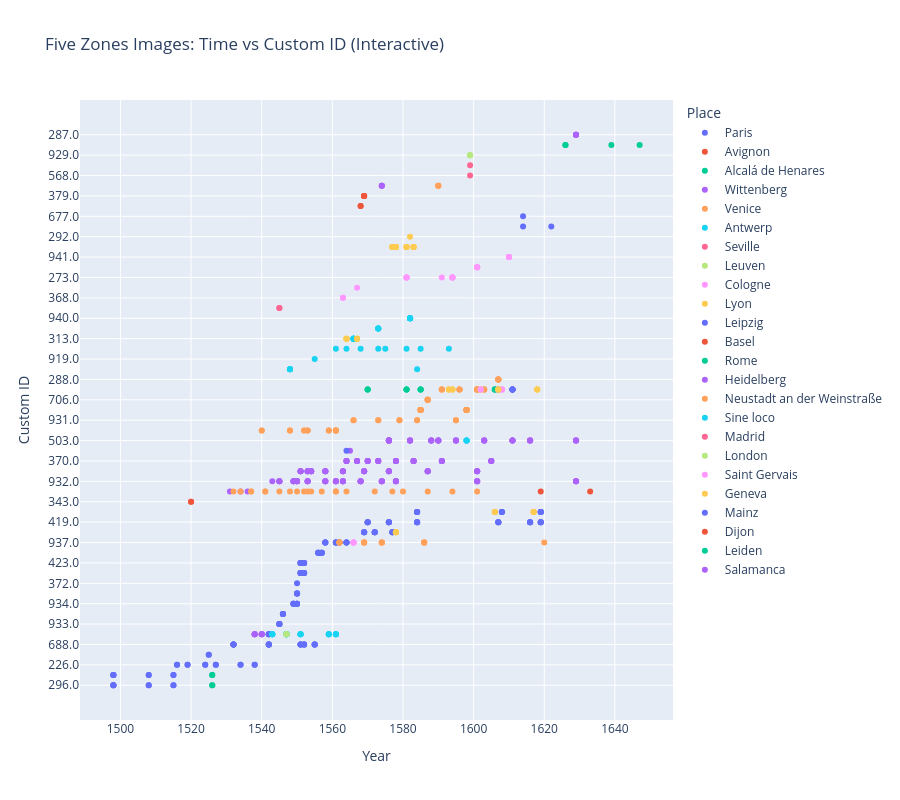

The cell this chart's notebook holds for it:
### Markdown cell above
## 4. Interactive Scatter Plot

### Code cell
# Interactive Scatter Plot
fig = px.scatter(
    plot_df,
    x='year',
    y='custom_identifier_str',
    color='place',
    hover_data=['cluster_name', 'category', 'part_or_adaption_label', 'book'],
    title='Five Zones Images: Time vs Custom ID (Interactive)',
    labels={'custom_identifier_str': 'Custom ID', 'year': 'Year', 'place': 'Place'}
)

fig.update_layout(height=800)
fig.show()

### Figure 1 — Plotly figure (JSON) as saved in the notebook; plotly's stock layout.template omitted (floating-point values rounded to 4 significant figures; data arrays with more than 128 entries replaced by an {"elided": "..."} marker saying what was removed)
{"data": [{"customdata": {"elided": "165x4 str values"}, "hovertemplate": "Place=Paris<br>Year=%{x}<br>Custom ID=%{y}<br>cluster_name=%{customdata[0]}<br>category=%{customdata[1]}<br>part_or_adaption_label=%{customdata[2]}<br>book=%{customdata[3]}<extra></extra>", "legendgroup": "Paris", "marker": {"color": "#636efa", "symbol": "circle"}, "mode": "markers", "name": "Paris", "orientation": "h", "showlegend": true, "type": "scatter", "x": {"elided": "165 int values"}, "xaxis": "x", "y": {"elided": "165 str values"}, "yaxis": "y"}, {"customdata": [["SAC_SIL_00562", "Straight Line", "Tractatus de sphaera", "http://sphaera.mpiwg-berlin.mpg.de/id/item/f6220e55-ae59-43dd-905c-02ac9d163557"], ["SAC_SIL_00562", "Straight Line", "Tractatus de sphaera", "http://sphaera.mpiwg-berlin.mpg.de/id/item/f6220e55-ae59-43dd-905c-02ac9d163557"]], "hovertemplate": "Place=Avignon<br>Year=%{x}<br>Custom ID=%{y}<br>cluster_name=%{customdata[0]}<br>category=%{customdata[1]}<br>part_or_adaption_label=%{customdata[2]}<br>book=%{customdata[3]}<extra></extra>", "legendgroup": "Avignon", "marker": {"color": "#EF553B", "symbol": "circle"}, "mode": "markers", "name": "Avignon", "orientation": "h", "showlegend": true, "type": "scatter", "x": [1520, 1520], "xaxis": "x", "y": ["343.0", "343.0"], "yaxis": "y"}, {"customdata": [["SAC_SIL_01272", "Straight Line", "Tractatus de sphaera", "http://sphaera.mpiwg-berlin.mpg.de/id/item/4cd2f465-90f5-4c73-929f-a715258547c3"], ["SAC_SIL_01272", "Straight Line", "Tractatus de sphaera", "http://sphaera.mpiwg-berlin.mpg.de/id/item/4cd2f465-90f5-4c73-929f-a715258547c3"], ["SAC_SIL_01272", "Straight Line", "Tractatus de sphaera", "http://sphaera.mpiwg-berlin.mpg.de/id/item/4cd2f465-90f5-4c73-929f-a715258547c3"], ["SAC_SIL_01272", "Straight Line", "Tractatus de sphaera", "http://sphaera.mpiwg-berlin.mpg.de/id/item/4cd2f465-90f5-4c73-929f-a715258547c3"]], "hovertemplate": "Place=Alcalá de Henares<br>Year=%{x}<br>Custom ID=%{y}<br>cluster_name=%{customdata[0]}<br>category=%{customdata[1]}<br>part_or_adaption_label=%{customdata[2]}<br>book=%{customdata[3]}<extra></extra>", "legendgroup": "Alcalá de Henares", "marker": {"color": "#00cc96", "symbol": "circle"}, "mode": "markers", "name": "Alcalá de Henares", "orientation": "h", "showlegend": true, "type": "scatter", "x": [1526, 1526, 1526, 1526], "xaxis": "x", "y": ["411.0", "411.0", "296.0", "296.0"], "yaxis": "y"}, {"customdata": {"elided": "169x4 str values"}, "hovertemplate": "Place=Wittenberg<br>Year=%{x}<br>Custom ID=%{y}<br>cluster_name=%{customdata[0]}<br>category=%{customdata[1]}<br>part_or_adaption_label=%{customdata[2]}<br>book=%{customdata[3]}<extra></extra>", "legendgroup": "Wittenberg", "marker": {"color": "#ab63fa", "symbol": "circle"}, "mode": "markers", "name": "Wittenberg", "orientation": "h", "showlegend": true, "type": "scatter", "x": {"elided": "169 int values"}, "xaxis": "x", "y": {"elided": "169 str values"}, "yaxis": "y"}, {"customdata": {"elided": "102x4 str values"}, "hovertemplate": "Place=Venice<br>Year=%{x}<br>Custom ID=%{y}<br>cluster_name=%{customdata[0]}<br>category=%{customdata[1]}<br>part_or_adaption_label=%{customdata[2]}<br>book=%{customdata[3]}<extra></extra>", "legendgroup": "Venice", "marker": {"color": "#FFA15A", "symbol": "circle"}, "mode": "markers", "name": "Venice", "orientation": "h", "showlegend": true, "type": "scatter", "x": [1532, 1534, 1537, 1537, 1540, 1540, 1541, 1541, 1545, 1548, 1548, 1548, 1550, 1552, 1552, 1552, 1553, 1553, 1553, 1554, 1557, 1559, 1559, 1561, 1561, 1561, 1561, 1561, 1561, 1562, 1562, 1562, 1562, 1564, 1566, 1566, 1569, 1569, 1569, 1569, 1572, 1573, 1573, 1574, 1574, 1574, 1574, 1577, 1579, 1579, 1580, 1584, 1584, 1585, 1585, 1585, 1585, 1585, 1585, 1585, 1586, 1586, 1586, 1586, 1587, 1587, 1587, 1587, 1587, 1587, 1591, 1591, 1591, 1594, 1595, 1595, 1596, 1596, 1596, 1598, 1598, 1598, 1598, 1598, 1598, 1598, 1601, 1601, 1601, 1601, 1601, 1601, 1601, 1603, 1603, 1603, 1607, 1607, 1607, 1607, 1607, 1620], "xaxis": "x", "y": ["100.0", "100.0", "100.0", "100.0", "233.0", "233.0", "100.0", "100.0", "100.0", "233.0", "100.0", "233.0", "100.0", "233.0", "233.0", "100.0", "233.0", "233.0", "100.0", "100.0", "100.0", "233.0", "233.0", "100.0", "233.0", "233.0", "233.0", "233.0", "100.0", "937.0", "937.0", "937.0", "937.0", "100.0", "931.0", "931.0", "937.0", "937.0", "937.0", "937.0", "100.0", "931.0", "931.0", "937.0", "937.0", "937.0", "937.0", "100.0", "931.0", "931.0", "100.0", "931.0", "931.0", "542.0", "542.0", "542.0", "542.0", "542.0", "542.0", "542.0", "937.0", "937.0", "937.0", "937.0", "706.0", "706.0", "706.0", "100.0", "706.0", "706.0", "295.0", "295.0", "295.0", "100.0", "931.0", "931.0", "295.0", "295.0", "295.0", "542.0", "542.0", "542.0", "542.0", "542.0", "542.0", "542.0", "295.0", "295.0", "295.0", "295.0", "295.0", "100.0", "295.0", "295.0", "295.0", "295.0", "288.0", "288.0", "288.0", "288.0", "288.0", "937.0"], "yaxis": "y"}, {"customdata": {"elided": "58x4 str values"}, "hovertemplate": "Place=Antwerp<br>Year=%{x}<br>Custom ID=%{y}<br>cluster_name=%{customdata[0]}<br>category=%{customdata[1]}<br>part_or_adaption_label=%{customdata[2]}<br>book=%{customdata[3]}<extra></extra>", "legendgroup": "Antwerp", "marker": {"color": "#19d3f3", "symbol": "circle"}, "mode": "markers", "name": "Antwerp", "orientation": "h", "showlegend": true, "type": "scatter", "x": [1543, 1543, 1543, 1543, 1547, 1547, 1547, 1547, 1547, 1547, 1547, 1547, 1548, 1548, 1548, 1548, 1551, 1551, 1551, 1551, 1555, 1559, 1559, 1559, 1559, 1561, 1561, 1561, 1561, 1561, 1564, 1566, 1566, 1566, 1566, 1566, 1566, 1566, 1566, 1568, 1573, 1573, 1573, 1573, 1573, 1575, 1581, 1582, 1582, 1582, 1582, 1582, 1582, 1582, 1582, 1584, 1585, 1593], "xaxis": "x", "y": ["888.0", "888.0", "888.0", "888.0", "888.0", "888.0", "888.0", "888.0", "888.0", "888.0", "888.0", "888.0", "654.0", "654.0", "654.0", "654.0", "888.0", "888.0", "888.0", "888.0", "919.0", "888.0", "888.0", "888.0", "888.0", "888.0", "888.0", "812.0", "888.0", "888.0", "812.0", "313.0", "313.0", "313.0", "313.0", "313.0", "313.0", "313.0", "313.0", "812.0", "276.0", "276.0", "276.0", "276.0", "812.0", "812.0", "812.0", "940.0", "940.0", "940.0", "940.0", "940.0", "940.0", "940.0", "940.0", "654.0", "812.0", "812.0"], "yaxis": "y"}, {"customdata": [["SAC_SIL_02072", "Double Sphere", "Tractatus de sphaera", "http://sphaera.mpiwg-berlin.mpg.de/id/item/e0463511-5184-485b-b743-41e6beba6655"], ["SAC_SIL_02072", "Double Sphere", "Tractatus de sphaera", "http://sphaera.mpiwg-berlin.mpg.de/id/item/e0463511-5184-485b-b743-41e6beba6655"]], "hovertemplate": "Place=Seville<br>Year=%{x}<br>Custom ID=%{y}<br>cluster_name=%{customdata[0]}<br>category=%{customdata[1]}<br>part_or_adaption_label=%{customdata[2]}<br>book=%{customdata[3]}<extra></extra>", "legendgroup": "Seville", "marker": {"color": "#FF6692", "symbol": "circle"}, "mode": "markers", "name": "Seville", "orientation": "h", "showlegend": true, "type": "scatter", "x": [1545, 1545], "xaxis": "x", "y": ["274.0", "274.0"], "yaxis": "y"}, {"customdata": [["SAC_SIL_01611", "Double Sphere", "Wittenberg 1538 - Anonymous commentary on Sacrobosco's Tractatus", "http://sphaera.mpiwg-berlin.mpg.de/id/item/cde27c39-aaa4-4b0c-9c32-38a72cf5119b"], ["SAC_SIL_01494", "Curved Line", "Wittenberg 1538 - Anonymous commentary on Sacrobosco's Tractatus", "http://sphaera.mpiwg-berlin.mpg.de/id/item/cde27c39-aaa4-4b0c-9c32-38a72cf5119b"], ["SAC_SIL_01611", "Double Sphere", "Wittenberg 1538 - Anonymous commentary on Sacrobosco's Tractatus", "http://sphaera.mpiwg-berlin.mpg.de/id/item/cde27c39-aaa4-4b0c-9c32-38a72cf5119b"], ["SAC_SIL_01611", "Double Sphere", "Wittenberg 1538 - Anonymous commentary on Sacrobosco's Tractatus", "http://sphaera.mpiwg-berlin.mpg.de/id/item/cde27c39-aaa4-4b0c-9c32-38a72cf5119b"]], "hovertemplate": "Place=Leuven<br>Year=%{x}<br>Custom ID=%{y}<br>cluster_name=%{customdata[0]}<br>category=%{customdata[1]}<br>part_or_adaption_label=%{customdata[2]}<br>book=%{customdata[3]}<extra></extra>", "legendgroup": "Leuven", "marker": {"color": "#B6E880", "symbol": "circle"}, "mode": "markers", "name": "Leuven", "orientation": "h", "showlegend": true, "type": "scatter", "x": [1547, 1547, 1547, 1547], "xaxis": "x", "y": ["888.0", "888.0", "888.0", "888.0"], "yaxis": "y"}, {"customdata": [["SAC_SIL_01831", "Straight Line", "Treatise on the Sphere by B. Mercator", "http://sphaera.mpiwg-berlin.mpg.de/id/item/f8c9bb4f-821e-44a0-98f6-22d17ec46e69"], ["SAC_SIL_01831", "Straight Line", "Treatise on the Sphere by B. Mercator", "http://sphaera.mpiwg-berlin.mpg.de/id/item/f8c9bb4f-821e-44a0-98f6-22d17ec46e69"], ["SAC_SIL_01611", "Double Sphere", "Vinet 1558 - Commentary on Treatise on the Sphere of Sacrobosco", "http://sphaera.mpiwg-berlin.mpg.de/id/item/36ab6415-d64d-4b2c-8932-3c0a033942a3"], ["SAC_SIL_01611", "Double Sphere", "Vinet 1558 - Commentary on Treatise on the Sphere of Sacrobosco", "http://sphaera.mpiwg-berlin.mpg.de/id/item/36ab6415-d64d-4b2c-8932-3c0a033942a3"], ["SAC_SIL_01611", "Double Sphere", "Vinet 1558 - Commentary on Treatise on the Sphere of Sacrobosco", "http://sphaera.mpiwg-berlin.mpg.de/id/item/36ab6415-d64d-4b2c-8932-3c0a033942a3"], ["SAC_SIL_01494", "Curved Line", "Vinet 1558 - Commentary on Treatise on the Sphere of Sacrobosco", "http://sphaera.mpiwg-berlin.mpg.de/id/item/36ab6415-d64d-4b2c-8932-3c0a033942a3"], ["SAC_SIL_01494", "Curved Line", "Commentary on the Sphere by Theordor Gras", "http://sphaera.mpiwg-berlin.mpg.de/id/item/f4dd6152-22c0-4f79-aae5-9da6c6eaf80c"], ["SAC_SIL_01494", "Curved Line", "Albertus Hero's Scholia combined with Vinet's Scholia", "http://sphaera.mpiwg-berlin.mpg.de/id/item/b6d66d26-e649-4465-a762-42bda5cf2e47"], ["SAC_SIL_01611", "Double Sphere", "Albertus Hero's Scholia combined with Vinet's Scholia", "http://sphaera.mpiwg-berlin.mpg.de/id/item/b6d66d26-e649-4465-a762-42bda5cf2e47"], ["SAC_SIL_01611", "Double Sphere", "Albertus Hero's Scholia combined with Vinet's Scholia", "http://sphaera.mpiwg-berlin.mpg.de/id/item/b6d66d26-e649-4465-a762-42bda5cf2e47"], ["SAC_SIL_01611", "Double Sphere", "Albertus Hero's Scholia combined with Vinet's Scholia", "http://sphaera.mpiwg-berlin.mpg.de/id/item/b6d66d26-e649-4465-a762-42bda5cf2e47"], ["SAC_SIL_01494", "Curved Line", "Albertus Hero's Scholia combined with Vinet's Scholia", "http://sphaera.mpiwg-berlin.mpg.de/id/item/c125b0ab-37ad-4e9c-8be0-176c3d4c0efc"], ["SAC_SIL_01494", "Curved Line", "Albertus Hero's Scholia combined with Vinet's Scholia", "http://sphaera.mpiwg-berlin.mpg.de/id/item/b09d9eb3-c89b-49b9-be00-5fd450b362a4"], ["SAC_SIL_01611", "Double Sphere", "Albertus Hero's Scholia combined with Vinet's Scholia", "http://sphaera.mpiwg-berlin.mpg.de/id/item/b09d9eb3-c89b-49b9-be00-5fd450b362a4"], ["SAC_SIL_01611", "Double Sphere", "Albertus Hero's Scholia combined with Vinet's Scholia", "http://sphaera.mpiwg-berlin.mpg.de/id/item/b09d9eb3-c89b-49b9-be00-5fd450b362a4"], ["SAC_SIL_01611", "Double Sphere", "Albertus Hero's Scholia combined with Vinet's Scholia", "http://sphaera.mpiwg-berlin.mpg.de/id/item/b09d9eb3-c89b-49b9-be00-5fd450b362a4"], ["SAC_SIL_01611", "Double Sphere", "Commentaries of Clavius, Giuntini, Hero, Vinet and Thomas Aubel", "http://sphaera.mpiwg-berlin.mpg.de/id/item/1a63bd13-b902-4874-8564-46a0e3b9f169"], ["SAC_SIL_01611", "Double Sphere", "Commentaries of Clavius, Giuntini, Hero, Vinet and Thomas Aubel", "http://sphaera.mpiwg-berlin.mpg.de/id/item/1a63bd13-b902-4874-8564-46a0e3b9f169"], ["SAC_SIL_01611", "Double Sphere", "Commentaries of Clavius, Giuntini, Hero, Vinet and Thomas Aubel", "http://sphaera.mpiwg-berlin.mpg.de/id/item/1a63bd13-b902-4874-8564-46a0e3b9f169"], ["SAC_SIL_01494", "Curved Line", "Commentaries of Clavius, Giuntini, Hero, Vinet and Thomas Aubel", "http://sphaera.mpiwg-berlin.mpg.de/id/item/1a63bd13-b902-4874-8564-46a0e3b9f169"], ["SAC_SIL_01611", "Double Sphere", "Commentaries of Clavius, Giuntini, Hero, new Vinet and Thomas Aubel - partially revised", "http://sphaera.mpiwg-berlin.mpg.de/id/item/afc7f3d4-4c03-4e06-afdc-4538a60315a0"], ["SAC_SIL_01611", "Double Sphere", "Commentaries of Clavius, Giuntini, Hero, new Vinet and Thomas Aubel - partially revised", "http://sphaera.mpiwg-berlin.mpg.de/id/item/afc7f3d4-4c03-4e06-afdc-4538a60315a0"], ["SAC_SIL_01494", "Curved Line", "Commentaries of Clavius, Giuntini, Hero, new Vinet and Thomas Aubel - partially revised", "http://sphaera.mpiwg-berlin.mpg.de/id/item/afc7f3d4-4c03-4e06-afdc-4538a60315a0"], ["SAC_SIL_01611", "Double Sphere", "Commentaries of Clavius, Giuntini, Hero, new Vinet and Thomas Aubel - partially revised", "http://sphaera.mpiwg-berlin.mpg.de/id/item/afc7f3d4-4c03-4e06-afdc-4538a60315a0"]], "hovertemplate": "Place=Cologne<br>Year=%{x}<br>Custom ID=%{y}<br>cluster_name=%{customdata[0]}<br>category=%{customdata[1]}<br>part_or_adaption_label=%{customdata[2]}<br>book=%{customdata[3]}<extra></extra>", "legendgroup": "Cologne", "marker": {"color": "#FF97FF", "symbol": "circle"}, "mode": "markers", "name": "Cologne", "orientation": "h", "showlegend": true, "type": "scatter", "x": [1563, 1563, 1566, 1566, 1566, 1566, 1567, 1581, 1581, 1581, 1581, 1591, 1594, 1594, 1594, 1594, 1601, 1601, 1601, 1601, 1610, 1610, 1610, 1610], "xaxis": "x", "y": ["368.0", "368.0", "937.0", "937.0", "937.0", "937.0", "282.0", "273.0", "273.0", "273.0", "273.0", "273.0", "273.0", "273.0", "273.0", "273.0", "428.0", "428.0", "428.0", "428.0", "941.0", "941.0", "941.0", "941.0"], "yaxis": "y"}, {"customdata": {"elided": "52x4 str values"}, "hovertemplate": "Place=Lyon<br>Year=%{x}<br>Custom ID=%{y}<br>cluster_name=%{customdata[0]}<br>category=%{customdata[1]}<br>part_or_adaption_label=%{customdata[2]}<br>book=%{customdata[3]}<extra></extra>", "legendgroup": "Lyon", "marker": {"color": "#FECB52", "symbol": "circle"}, "mode": "markers", "name": "Lyon", "orientation": "h", "showlegend": true, "type": "scatter", "x": [1564, 1564, 1564, 1564, 1567, 1567, 1567, 1567, 1577, 1577, 1577, 1577, 1578, 1578, 1578, 1578, 1578, 1578, 1578, 1578, 1581, 1581, 1581, 1581, 1582, 1583, 1583, 1583, 1583, 1593, 1593, 1593, 1594, 1594, 1594, 1602, 1602, 1602, 1606, 1606, 1606, 1606, 1607, 1607, 1607, 1617, 1617, 1617, 1617, 1618, 1618, 1618], "xaxis": "x", "y": ["313.0", "313.0", "313.0", "313.0", "313.0", "313.0", "313.0", "313.0", "283.0", "283.0", "283.0", "283.0", "938.0", "283.0", "283.0", "283.0", "938.0", "938.0", "283.0", "938.0", "283.0", "283.0", "283.0", "283.0", "292.0", "283.0", "283.0", "283.0", "283.0", "295.0", "295.0", "295.0", "295.0", "295.0", "295.0", "295.0", "295.0", "295.0", "939.0", "939.0", "939.0", "939.0", "295.0", "295.0", "295.0", "939.0", "939.0", "939.0", "939.0", "295.0", "295.0", "295.0"], "yaxis": "y"}, {"customdata": [["SAC_SIL_02029", "Curved Line", "Strigel's treatise on the Sphere", "http://sphaera.mpiwg-berlin.mpg.de/id/item/42479460-396c-48d8-a547-8f7438fbec84"], ["SAC_SIL_02591", "Double Sphere", "Triegler's Treatise on the Sphere (four parts)", "http://sphaera.mpiwg-berlin.mpg.de/id/item/a9bbfa3f-47f1-4f8f-9811-20ee65fd4a30"], ["SAC_SIL_02591", "Double Sphere", "Triegler's Treatise on the Sphere (three parts)", "http://sphaera.mpiwg-berlin.mpg.de/id/item/da0f4ebd-7250-4683-91d2-8a80b30fa9de"], ["SAC_SIL_02591", "Double Sphere", "Triegler's Treatise on the Sphere (four parts)", "http://sphaera.mpiwg-berlin.mpg.de/id/item/2e64e3a9-b3e7-4e28-8aaa-5e94ae441963"]], "hovertemplate": "Place=Leipzig<br>Year=%{x}<br>Custom ID=%{y}<br>cluster_name=%{customdata[0]}<br>category=%{customdata[1]}<br>part_or_adaption_label=%{customdata[2]}<br>book=%{customdata[3]}<extra></extra>", "legendgroup": "Leipzig", "marker": {"color": "#636efa", "symbol": "circle"}, "mode": "markers", "name": "Leipzig", "orientation": "h", "showlegend": true, "type": "scatter", "x": [1564, 1614, 1614, 1622], "xaxis": "x", "y": ["779.0", "650.0", "677.0", "650.0"], "yaxis": "y"}, {"customdata": [["SAC_SIL_00981", "Straight Line", "Latin translation of Piccolomini's Sphere by Stupanus", "http://sphaera.mpiwg-berlin.mpg.de/id/item/8d1b434a-86de-4d3f-8c41-f29f990b9c0a"], ["SAC_SIL_00981", "Straight Line", "Latin translation of Piccolomini's Sphere by Stupanus", "http://sphaera.mpiwg-berlin.mpg.de/id/item/8d1b434a-86de-4d3f-8c41-f29f990b9c0a"], ["SAC_SIL_01907", "Double Sphere", "Commentary of Schreckenfuchs O. on Sacrobosco's Sphere", "http://sphaera.mpiwg-berlin.mpg.de/id/item/8f0dc956-fe5e-4a22-ac61-eb1081825f0f"], ["SAC_SIL_01907", "Double Sphere", "Commentary of Schreckenfuchs O. on Sacrobosco's Sphere", "http://sphaera.mpiwg-berlin.mpg.de/id/item/8f0dc956-fe5e-4a22-ac61-eb1081825f0f"], ["SAC_SIL_01993", "Double Sphere", "Commentary of Schreckenfuchs O. on Sacrobosco's Sphere", "http://sphaera.mpiwg-berlin.mpg.de/id/item/8f0dc956-fe5e-4a22-ac61-eb1081825f0f"], ["SAC_SIL_01993", "Double Sphere", "Commentary of Schreckenfuchs O. on Sacrobosco's Sphere", "http://sphaera.mpiwg-berlin.mpg.de/id/item/8f0dc956-fe5e-4a22-ac61-eb1081825f0f"]], "hovertemplate": "Place=Basel<br>Year=%{x}<br>Custom ID=%{y}<br>cluster_name=%{customdata[0]}<br>category=%{customdata[1]}<br>part_or_adaption_label=%{customdata[2]}<br>book=%{customdata[3]}<extra></extra>", "legendgroup": "Basel", "marker": {"color": "#EF553B", "symbol": "circle"}, "mode": "markers", "name": "Basel", "orientation": "h", "showlegend": true, "type": "scatter", "x": [1568, 1568, 1569, 1569, 1569, 1569], "xaxis": "x", "y": ["431.0", "431.0", "379.0", "379.0", "379.0", "379.0"], "yaxis": "y"}, {"customdata": [["SAC_SIL_01698", "Double Sphere", "Clavius's commentary on Sacrobosco's Sphere", "http://sphaera.mpiwg-berlin.mpg.de/id/item/1c40fb4e-8be2-4df6-89ec-a45919523a35"], ["SAC_SIL_02104", "Double Sphere", "Clavius's commentary on Sacrobosco's Sphere", "http://sphaera.mpiwg-berlin.mpg.de/id/item/1c40fb4e-8be2-4df6-89ec-a45919523a35"], ["SAC_SIL_02104", "Double Sphere", "Clavius's commentary on Sacrobosco's Sphere", "http://sphaera.mpiwg-berlin.mpg.de/id/item/1c40fb4e-8be2-4df6-89ec-a45919523a35"], ["SAC_SIL_02104", "Double Sphere", "Clavius's commentary on Sacrobosco's Sphere", "http://sphaera.mpiwg-berlin.mpg.de/id/item/0a8d48d3-7224-4b43-bd8d-f9ddbf019caf"], ["SAC_SIL_02104", "Double Sphere", "Clavius's commentary on Sacrobosco's Sphere", "http://sphaera.mpiwg-berlin.mpg.de/id/item/0a8d48d3-7224-4b43-bd8d-f9ddbf019caf"], ["SAC_SIL_01698", "Double Sphere", "Clavius's commentary on Sacrobosco's Sphere", "http://sphaera.mpiwg-berlin.mpg.de/id/item/0a8d48d3-7224-4b43-bd8d-f9ddbf019caf"], ["SAC_SIL_01698", "Double Sphere", "Clavius's commentary on Sacrobosco's Sphere", "http://sphaera.mpiwg-berlin.mpg.de/id/item/5160d3aa-9337-4827-a1d3-00a32c8ec471"], ["SAC_SIL_02104", "Double Sphere", "Clavius's commentary on Sacrobosco's Sphere", "http://sphaera.mpiwg-berlin.mpg.de/id/item/5160d3aa-9337-4827-a1d3-00a32c8ec471"], ["SAC_SIL_02104", "Double Sphere", "Clavius's commentary on Sacrobosco's Sphere", "http://sphaera.mpiwg-berlin.mpg.de/id/item/5160d3aa-9337-4827-a1d3-00a32c8ec471"], ["SAC_SIL_02104", "Double Sphere", "Clavius's commentary on Sacrobosco's Sphere", "http://sphaera.mpiwg-berlin.mpg.de/id/item/012cdb2d-2830-4e0b-b148-c30b6f678f92"], ["SAC_SIL_02104", "Double Sphere", "Clavius's commentary on Sacrobosco's Sphere", "http://sphaera.mpiwg-berlin.mpg.de/id/item/012cdb2d-2830-4e0b-b148-c30b6f678f92"], ["SAC_SIL_01698", "Double Sphere", "Clavius's commentary on Sacrobosco's Sphere", "http://sphaera.mpiwg-berlin.mpg.de/id/item/012cdb2d-2830-4e0b-b148-c30b6f678f92"], ["SAC_SIL_02104", "Double Sphere", "Clavius's commentary on Sacrobosco's Sphere", "http://sphaera.mpiwg-berlin.mpg.de/id/item/924ce660-be70-431c-b627-d069824a24e1"], ["SAC_SIL_02104", "Double Sphere", "Clavius's commentary on Sacrobosco's Sphere", "http://sphaera.mpiwg-berlin.mpg.de/id/item/924ce660-be70-431c-b627-d069824a24e1"], ["SAC_SIL_01698", "Double Sphere", "Clavius's commentary on Sacrobosco's Sphere", "http://sphaera.mpiwg-berlin.mpg.de/id/item/924ce660-be70-431c-b627-d069824a24e1"]], "hovertemplate": "Place=Rome<br>Year=%{x}<br>Custom ID=%{y}<br>cluster_name=%{customdata[0]}<br>category=%{customdata[1]}<br>part_or_adaption_label=%{customdata[2]}<br>book=%{customdata[3]}<extra></extra>", "legendgroup": "Rome", "marker": {"color": "#00cc96", "symbol": "circle"}, "mode": "markers", "name": "Rome", "orientation": "h", "showlegend": true, "type": "scatter", "x": [1570, 1570, 1570, 1581, 1581, 1581, 1585, 1585, 1585, 1606, 1606, 1606, 1607, 1607, 1607], "xaxis": "x", "y": ["295.0", "295.0", "295.0", "295.0", "295.0", "295.0", "295.0", "295.0", "295.0", "295.0", "295.0", "295.0", "295.0", "295.0", "295.0"], "yaxis": "y"}, {"customdata": [["SAC_SIL_02029", "Curved Line", "Witekind's treatise on the Sphere", "http://sphaera.mpiwg-berlin.mpg.de/id/item/3e02c3b8-e0e6-43a3-a4b3-5d62e312ab86"], ["SAC_SIL_00706", "Double Sphere", "Witekind's treatise on the Sphere", "http://sphaera.mpiwg-berlin.mpg.de/id/item/3e02c3b8-e0e6-43a3-a4b3-5d62e312ab86"], ["SAC_SIL_00706", "Double Sphere", "Witekind's treatise on the Sphere", "http://sphaera.mpiwg-berlin.mpg.de/id/item/3e02c3b8-e0e6-43a3-a4b3-5d62e312ab86"]], "hovertemplate": "Place=Heidelberg<br>Year=%{x}<br>Custom ID=%{y}<br>cluster_name=%{customdata[0]}<br>category=%{customdata[1]}<br>part_or_adaption_label=%{customdata[2]}<br>book=%{customdata[3]}<extra></extra>", "legendgroup": "Heidelberg", "marker": {"color": "#ab63fa", "symbol": "circle"}, "mode": "markers", "name": "Heidelberg", "orientation": "h", "showlegend": true, "type": "scatter", "x": [1574, 1574, 1574], "xaxis": "x", "y": ["520.0", "520.0", "520.0"], "yaxis": "y"}, {"customdata": [["SAC_SIL_02029", "Curved Line", "Witekind's treatise on the Sphere", "http://sphaera.mpiwg-berlin.mpg.de/id/item/28e51631-562e-42aa-9589-f50a963c3233"], ["SAC_SIL_00706", "Double Sphere", "Witekind's treatise on the Sphere", "http://sphaera.mpiwg-berlin.mpg.de/id/item/28e51631-562e-42aa-9589-f50a963c3233"], ["SAC_SIL_00706", "Double Sphere", "Witekind's treatise on the Sphere", "http://sphaera.mpiwg-berlin.mpg.de/id/item/28e51631-562e-42aa-9589-f50a963c3233"]], "hovertemplate": "Place=Neustadt an der Weinstraße<br>Year=%{x}<br>Custom ID=%{y}<br>cluster_name=%{customdata[0]}<br>category=%{customdata[1]}<br>part_or_adaption_label=%{customdata[2]}<br>book=%{customdata[3]}<extra></extra>", "legendgroup": "Neustadt an der Weinstraße", "marker": {"color": "#FFA15A", "symbol": "circle"}, "mode": "markers", "name": "Neustadt an der Weinstraße", "orientation": "h", "showlegend": true, "type": "scatter", "x": [1590, 1590, 1590], "xaxis": "x", "y": ["520.0", "520.0", "520.0"], "yaxis": "y"}, {"customdata": [["SAC_SIL_01611", "Double Sphere", "Blebel's four books on the Sphere", "http://sphaera.mpiwg-berlin.mpg.de/id/item/e8f89b1c-5f59-4d02-a37e-1669b7587baa"], ["SAC_SIL_01611", "Double Sphere", "Blebel's four books on the Sphere", "http://sphaera.mpiwg-berlin.mpg.de/id/item/e8f89b1c-5f59-4d02-a37e-1669b7587baa"], ["SAC_SIL_01494", "Curved Line", "Blebel's four books on the Sphere", "http://sphaera.mpiwg-berlin.mpg.de/id/item/e8f89b1c-5f59-4d02-a37e-1669b7587baa"], ["SAC_SIL_01611", "Double Sphere", "Blebel's four books on the Sphere", "http://sphaera.mpiwg-berlin.mpg.de/id/item/e8f89b1c-5f59-4d02-a37e-1669b7587baa"]], "hovertemplate": "Place=Sine loco<br>Year=%{x}<br>Custom ID=%{y}<br>cluster_name=%{customdata[0]}<br>category=%{customdata[1]}<br>part_or_adaption_label=%{customdata[2]}<br>book=%{customdata[3]}<extra></extra>", "legendgroup": "Sine loco", "marker": {"color": "#19d3f3", "symbol": "circle"}, "mode": "markers", "name": "Sine loco", "orientation": "h", "showlegend": true, "type": "scatter", "x": [1598, 1598, 1598, 1598], "xaxis": "x", "y": ["503.0", "503.0", "503.0", "503.0"], "yaxis": "y"}, {"customdata": [["SAC_SIL_01698", "Double Sphere", "Treatise on the Sphere by Rocamora", "http://sphaera.mpiwg-berlin.mpg.de/id/item/59f87543-42ea-48d1-83db-616c7cd6d337"], ["SAC_SIL_01698", "Double Sphere", "Rocamora's translation", "http://sphaera.mpiwg-berlin.mpg.de/id/item/59f87543-42ea-48d1-83db-616c7cd6d337"]], "hovertemplate": "Place=Madrid<br>Year=%{x}<br>Custom ID=%{y}<br>cluster_name=%{customdata[0]}<br>category=%{customdata[1]}<br>part_or_adaption_label=%{customdata[2]}<br>book=%{customdata[3]}<extra></extra>", "legendgroup": "Madrid", "marker": {"color": "#FF6692", "symbol": "circle"}, "mode": "markers", "name": "Madrid", "orientation": "h", "showlegend": true, "type": "scatter", "x": [1599, 1599], "xaxis": "x", "y": ["568.0", "348.0"], "yaxis": "y"}, {"customdata": [["SAC_SIL_03586", "Double Sphere", "Second part of the Sphere treatise of Thomas Hill", "http://sphaera.mpiwg-berlin.mpg.de/id/item/e7097a8d-9d6a-4694-991e-d7099edd8a95"], ["SAC_SIL_03586", "Double Sphere", "Second part of the Sphere treatise of Thomas Hill", "http://sphaera.mpiwg-berlin.mpg.de/id/item/e7097a8d-9d6a-4694-991e-d7099edd8a95"], ["SAC_SIL_01689", "Straight Line", "Second part of the Sphere treatise of Thomas Hill", "http://sphaera.mpiwg-berlin.mpg.de/id/item/e7097a8d-9d6a-4694-991e-d7099edd8a95"]], "hovertemplate": "Place=London<br>Year=%{x}<br>Custom ID=%{y}<br>cluster_name=%{customdata[0]}<br>category=%{customdata[1]}<br>part_or_adaption_label=%{customdata[2]}<br>book=%{customdata[3]}<extra></extra>", "legendgroup": "London", "marker": {"color": "#B6E880", "symbol": "circle"}, "mode": "markers", "name": "London", "orientation": "h", "showlegend": true, "type": "scatter", "x": [1599, 1599, 1599], "xaxis": "x", "y": ["929.0", "929.0", "929.0"], "yaxis": "y"}, {"customdata": [["SAC_SIL_02104", "Double Sphere", "Clavius's commentary on Sacrobosco's Sphere", "http://sphaera.mpiwg-berlin.mpg.de/id/item/84b79447-cf7f-4e67-a565-5dab46100679"], ["SAC_SIL_02104", "Double Sphere", "Clavius's commentary on Sacrobosco's Sphere", "http://sphaera.mpiwg-berlin.mpg.de/id/item/84b79447-cf7f-4e67-a565-5dab46100679"], ["SAC_SIL_01698", "Double Sphere", "Clavius's commentary on Sacrobosco's Sphere", "http://sphaera.mpiwg-berlin.mpg.de/id/item/368c8cd6-26be-434b-843e-8efb5a78fac2"], ["SAC_SIL_02104", "Double Sphere", "Clavius's commentary on Sacrobosco's Sphere", "http://sphaera.mpiwg-berlin.mpg.de/id/item/368c8cd6-26be-434b-843e-8efb5a78fac2"], ["SAC_SIL_02104", "Double Sphere", "Clavius's commentary on Sacrobosco's Sphere", "http://sphaera.mpiwg-berlin.mpg.de/id/item/368c8cd6-26be-434b-843e-8efb5a78fac2"], ["SAC_SIL_01698", "Double Sphere", "Clavius's commentary on Sacrobosco's Sphere", "http://sphaera.mpiwg-berlin.mpg.de/id/item/a824812a-d3cf-4627-9390-5fd83609d23e"], ["SAC_SIL_02104", "Double Sphere", "Clavius's commentary on Sacrobosco's Sphere", "http://sphaera.mpiwg-berlin.mpg.de/id/item/a824812a-d3cf-4627-9390-5fd83609d23e"], ["SAC_SIL_02104", "Double Sphere", "Clavius's commentary on Sacrobosco's Sphere", "http://sphaera.mpiwg-berlin.mpg.de/id/item/a824812a-d3cf-4627-9390-5fd83609d23e"]], "hovertemplate": "Place=Saint Gervais<br>Year=%{x}<br>Custom ID=%{y}<br>cluster_name=%{customdata[0]}<br>category=%{customdata[1]}<br>part_or_adaption_label=%{customdata[2]}<br>book=%{customdata[3]}<extra></extra>", "legendgroup": "Saint Gervais", "marker": {"color": "#FF97FF", "symbol": "circle"}, "mode": "markers", "name": "Saint Gervais", "orientation": "h", "showlegend": true, "type": "scatter", "x": [1602, 1602, 1607, 1607, 1607, 1608, 1608, 1608], "xaxis": "x", "y": ["295.0", "295.0", "295.0", "295.0", "295.0", "295.0", "295.0", "295.0"], "yaxis": "y"}, {"customdata": [["SAC_SIL_02104", "Double Sphere", "Clavius's commentary on Sacrobosco's Sphere", "http://sphaera.mpiwg-berlin.mpg.de/id/item/bb68ef98-9860-49a1-9f6f-5e3295e704c5"], ["SAC_SIL_02104", "Double Sphere", "Clavius's commentary on Sacrobosco's Sphere", "http://sphaera.mpiwg-berlin.mpg.de/id/item/bb68ef98-9860-49a1-9f6f-5e3295e704c5"], ["SAC_SIL_01698", "Double Sphere", "Clavius's commentary on Sacrobosco's Sphere", "http://sphaera.mpiwg-berlin.mpg.de/id/item/bb68ef98-9860-49a1-9f6f-5e3295e704c5"]], "hovertemplate": "Place=Geneva<br>Year=%{x}<br>Custom ID=%{y}<br>cluster_name=%{customdata[0]}<br>category=%{customdata[1]}<br>part_or_adaption_label=%{customdata[2]}<br>book=%{customdata[3]}<extra></extra>", "legendgroup": "Geneva", "marker": {"color": "#FECB52", "symbol": "circle"}, "mode": "markers", "name": "Geneva", "orientation": "h", "showlegend": true, "type": "scatter", "x": [1607, 1607, 1607], "xaxis": "x", "y": ["295.0", "295.0", "295.0"], "yaxis": "y"}, {"customdata": [["SAC_SIL_01698", "Double Sphere", "Clavius's commentary on Sacrobosco's Sphere", "http://sphaera.mpiwg-berlin.mpg.de/id/item/22a04077-cc56-4871-a4e5-eab72e6bcfc5"], ["SAC_SIL_02104", "Double Sphere", "Clavius's commentary on Sacrobosco's Sphere", "http://sphaera.mpiwg-berlin.mpg.de/id/item/22a04077-cc56-4871-a4e5-eab72e6bcfc5"], ["SAC_SIL_02104", "Double Sphere", "Clavius's commentary on Sacrobosco's Sphere", "http://sphaera.mpiwg-berlin.mpg.de/id/item/22a04077-cc56-4871-a4e5-eab72e6bcfc5"], ["SAC_SIL_02104", "Double Sphere", "Clavius's commentary on Sacrobosco's Sphere", "http://sphaera.mpiwg-berlin.mpg.de/id/item/22a04077-cc56-4871-a4e5-eab72e6bcfc5"], ["SAC_SIL_02104", "Double Sphere", "Clavius's commentary on Sacrobosco's Sphere", "http://sphaera.mpiwg-berlin.mpg.de/id/item/22a04077-cc56-4871-a4e5-eab72e6bcfc5"], ["SAC_SIL_01698", "Double Sphere", "Clavius's commentary on Sacrobosco's Sphere", "http://sphaera.mpiwg-berlin.mpg.de/id/item/22a04077-cc56-4871-a4e5-eab72e6bcfc5"]], "hovertemplate": "Place=Mainz<br>Year=%{x}<br>Custom ID=%{y}<br>cluster_name=%{customdata[0]}<br>category=%{customdata[1]}<br>part_or_adaption_label=%{customdata[2]}<br>book=%{customdata[3]}<extra></extra>", "legendgroup": "Mainz", "marker": {"color": "#636efa", "symbol": "circle"}, "mode": "markers", "name": "Mainz", "orientation": "h", "showlegend": true, "type": "scatter", "x": [1611, 1611, 1611, 1611, 1611, 1611], "xaxis": "x", "y": ["295.0", "295.0", "295.0", "295.0", "295.0", "295.0"], "yaxis": "y"}, {"customdata": [["SAC_SIL_01698", "Double Sphere", "Tractatus de sphaera", "http://sphaera.mpiwg-berlin.mpg.de/id/item/5250d926-0314-4974-92f2-43326bbee263"], ["SAC_SIL_01698", "Double Sphere", "Tractatus de sphaera", "http://sphaera.mpiwg-berlin.mpg.de/id/item/6be932f0-a115-4a38-a2fd-5cb5bb14cd7a"]], "hovertemplate": "Place=Dijon<br>Year=%{x}<br>Custom ID=%{y}<br>cluster_name=%{customdata[0]}<br>category=%{customdata[1]}<br>part_or_adaption_label=%{customdata[2]}<br>book=%{customdata[3]}<extra></extra>", "legendgroup": "Dijon", "marker": {"color": "#EF553B", "symbol": "circle"}, "mode": "markers", "name": "Dijon", "orientation": "h", "showlegend": true, "type": "scatter", "x": [1619, 1633], "xaxis": "x", "y": ["100.0", "100.0"], "yaxis": "y"}, {"customdata": [["SAC_SIL_01494", "Curved Line", "Burgersdijck's commentary on the Sphere", "http://sphaera.mpiwg-berlin.mpg.de/id/item/ce19d0cc-c1f8-4c65-9e0b-e327419f6cf7"], ["SAC_SIL_01494", "Curved Line", "Burgersdijck's commentary on the Sphere", "http://sphaera.mpiwg-berlin.mpg.de/id/item/20bb95c2-b6b5-427a-9234-ac7e0ebd0bfc"], ["SAC_SIL_01494", "Curved Line", "Burgersdijck's commentary on the Sphere", "http://sphaera.mpiwg-berlin.mpg.de/id/item/9b20f27f-23ed-4377-bafc-d6c30a50e1ec"], ["SAC_SIL_01494", "Curved Line", "Burgersdijck's commentary on the Sphere", "http://sphaera.mpiwg-berlin.mpg.de/id/item/2ed541b1-163e-4d38-85ac-ec144d428dc1"]], "hovertemplate": "Place=Leiden<br>Year=%{x}<br>Custom ID=%{y}<br>cluster_name=%{customdata[0]}<br>category=%{customdata[1]}<br>part_or_adaption_label=%{customdata[2]}<br>book=%{customdata[3]}<extra></extra>", "legendgroup": "Leiden", "marker": {"color": "#00cc96", "symbol": "circle"}, "mode": "markers", "name": "Leiden", "orientation": "h", "showlegend": true, "type": "scatter", "x": [1626, 1626, 1639, 1647], "xaxis": "x", "y": ["266.0", "266.0", "266.0", "266.0"], "yaxis": "y"}, {"customdata": [["SAC_SIL_01494", "Curved Line", "Miranda's translation of the Sphere including commentaries", "http://sphaera.mpiwg-berlin.mpg.de/id/item/57bf4be4-a652-4785-baf7-657108385096"], ["SAC_SIL_03237", "Double Sphere", "Miranda's translation of the Sphere including commentaries", "http://sphaera.mpiwg-berlin.mpg.de/id/item/57bf4be4-a652-4785-baf7-657108385096"], ["SAC_SIL_03237", "Double Sphere", "Miranda's translation of the Sphere including commentaries", "http://sphaera.mpiwg-berlin.mpg.de/id/item/57bf4be4-a652-4785-baf7-657108385096"], ["SAC_SIL_03237", "Double Sphere", "Miranda's translation of the Sphere including commentaries", "http://sphaera.mpiwg-berlin.mpg.de/id/item/57bf4be4-a652-4785-baf7-657108385096"]], "hovertemplate": "Place=Salamanca<br>Year=%{x}<br>Custom ID=%{y}<br>cluster_name=%{customdata[0]}<br>category=%{customdata[1]}<br>part_or_adaption_label=%{customdata[2]}<br>book=%{customdata[3]}<extra></extra>", "legendgroup": "Salamanca", "marker": {"color": "#ab63fa", "symbol": "circle"}, "mode": "markers", "name": "Salamanca", "orientation": "h", "showlegend": true, "type": "scatter", "x": [1629, 1629, 1629, 1629], "xaxis": "x", "y": ["287.0", "287.0", "287.0", "287.0"], "yaxis": "y"}], "layout": {"height": 800, "legend": {"title": {"text": "Place"}, "tracegroupgap": 0}, "title": {"text": "Five Zones Images: Time vs Custom ID (Interactive)"}, "xaxis": {"anchor": "y", "domain": [0, 1], "title": {"text": "Year"}}, "yaxis": {"anchor": "x", "domain": [0, 1], "title": {"text": "Custom ID"}}}}
